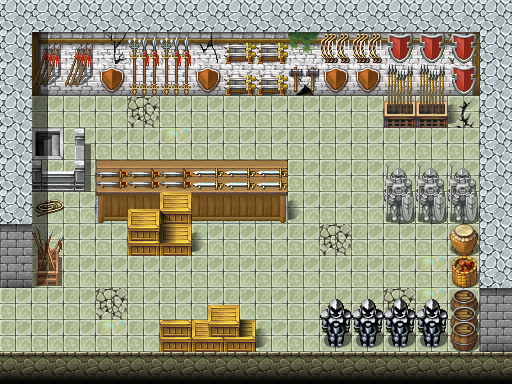

Below is a game level as drawn by its tile map, then a one-line description and the .tmx that defines it (tile-layer data replaced by summaries):
An orthogonal 16x12 tile map with 32x32 px tiles, 4 tile layers (Ground, Objects, Above, Top), 1 hidden layer not drawn, 61 tilesets.

<map version="1.0" tiledversion="1.1.6" orientation="orthogonal" renderorder="right-down" width="16" height="12" tilewidth="32" tileheight="32" infinite="0" nextobjectid="6">
 <properties>
  <property name="colorfilter" value="none" />
 </properties>
 <tileset firstgid="1" name="map_bed_1" tilewidth="32" tileheight="32" tilecount="128" columns="16">
  <image source="../drawable/map_bed_1.png" width="512" height="256" />
 </tileset>
 <tileset firstgid="129" name="map_border_1" tilewidth="32" tileheight="32" tilecount="128" columns="16">
  <image source="../drawable/map_border_1.png" width="512" height="256" />
 </tileset>
 <tileset firstgid="257" name="map_bridge_1" tilewidth="32" tileheight="32" tilecount="128" columns="16">
  <image source="../drawable/map_bridge_1.png" width="512" height="256" />
 </tileset>
 <tileset firstgid="385" name="map_bridge_2" tilewidth="32" tileheight="32" tilecount="128" columns="16">
  <image source="../drawable/map_bridge_2.png" width="512" height="256" />
 </tileset>
 <tileset firstgid="513" name="map_broken_1" tilewidth="32" tileheight="32" tilecount="128" columns="16">
  <image source="../drawable/map_broken_1.png" width="512" height="256" />
 </tileset>
 <tileset firstgid="641" name="map_cavewall_1" tilewidth="32" tileheight="32" tilecount="108" columns="18">
  <image source="../drawable/map_cavewall_1.png" width="576" height="192" />
 </tileset>
 <tileset firstgid="749" name="map_cavewall_2" tilewidth="32" tileheight="32" tilecount="108" columns="18">
  <image source="../drawable/map_cavewall_2.png" width="576" height="192" />
 </tileset>
 <tileset firstgid="857" name="map_cavewall_3" tilewidth="32" tileheight="32" tilecount="108" columns="18">
  <image source="../drawable/map_cavewall_3.png" width="576" height="192" />
 </tileset>
 <tileset firstgid="965" name="map_cavewall_4" tilewidth="32" tileheight="32" tilecount="108" columns="18">
  <image source="../drawable/map_cavewall_4.png" width="576" height="192" />
 </tileset>
 <tileset firstgid="1073" name="map_chair_table_1" tilewidth="32" tileheight="32" tilecount="128" columns="16">
  <image source="../drawable/map_chair_table_1.png" width="512" height="256" />
 </tileset>
 <tileset firstgid="1201" name="map_chair_table_2" tilewidth="32" tileheight="32" tilecount="128" columns="16">
  <image source="../drawable/map_chair_table_2.png" width="512" height="256" />
 </tileset>
 <tileset firstgid="1329" name="map_crate_1" tilewidth="32" tileheight="32" tilecount="128" columns="16">
  <image source="../drawable/map_crate_1.png" width="512" height="256" />
 </tileset>
 <tileset firstgid="1457" name="map_cupboard_1" tilewidth="32" tileheight="32" tilecount="128" columns="16">
  <image source="../drawable/map_cupboard_1.png" width="512" height="256" />
 </tileset>
 <tileset firstgid="1585" name="map_curtain_1" tilewidth="32" tileheight="32" tilecount="128" columns="16">
  <image source="../drawable/map_curtain_1.png" width="512" height="256" />
 </tileset>
 <tileset firstgid="1713" name="map_entrance_1" tilewidth="32" tileheight="32" tilecount="128" columns="16">
  <image source="../drawable/map_entrance_1.png" width="512" height="256" />
 </tileset>
 <tileset firstgid="1841" name="map_entrance_2" tilewidth="32" tileheight="32" tilecount="128" columns="16">
  <image source="../drawable/map_entrance_2.png" width="512" height="256" />
 </tileset>
 <tileset firstgid="1969" name="map_fence_1" tilewidth="32" tileheight="32" tilecount="128" columns="16">
  <image source="../drawable/map_fence_1.png" width="512" height="256" />
 </tileset>
 <tileset firstgid="2097" name="map_fence_2" tilewidth="32" tileheight="32" tilecount="128" columns="16">
  <image source="../drawable/map_fence_2.png" width="512" height="256" />
 </tileset>
 <tileset firstgid="2225" name="map_fence_3" tilewidth="32" tileheight="32" tilecount="128" columns="16">
  <image source="../drawable/map_fence_3.png" width="512" height="256" />
 </tileset>
 <tileset firstgid="2353" name="map_fence_4" tilewidth="32" tileheight="32" tilecount="128" columns="16">
  <image source="../drawable/map_fence_4.png" width="512" height="256" />
 </tileset>
 <tileset firstgid="2481" name="map_ground_1" tilewidth="32" tileheight="32" tilecount="128" columns="16">
  <image source="../drawable/map_ground_1.png" width="512" height="256" />
 </tileset>
 <tileset firstgid="2609" name="map_ground_2" tilewidth="32" tileheight="32" tilecount="128" columns="16">
  <image source="../drawable/map_ground_2.png" width="512" height="256" />
 </tileset>
 <tileset firstgid="2737" name="map_ground_3" tilewidth="32" tileheight="32" tilecount="128" columns="16">
  <image source="../drawable/map_ground_3.png" width="512" height="256" />
 </tileset>
 <tileset firstgid="2865" name="map_ground_4" tilewidth="32" tileheight="32" tilecount="128" columns="16">
  <image source="../drawable/map_ground_4.png" width="512" height="256" />
 </tileset>
 <tileset firstgid="2993" name="map_ground_5" tilewidth="32" tileheight="32" tilecount="128" columns="16">
  <image source="../drawable/map_ground_5.png" width="512" height="256" />
 </tileset>
 <tileset firstgid="3121" name="map_ground_6" tilewidth="32" tileheight="32" tilecount="128" columns="16">
  <image source="../drawable/map_ground_6.png" width="512" height="256" />
 </tileset>
 <tileset firstgid="3249" name="map_ground_7" tilewidth="32" tileheight="32" tilecount="128" columns="16">
  <image source="../drawable/map_ground_7.png" width="512" height="256" />
 </tileset>
 <tileset firstgid="3377" name="map_ground_8" tilewidth="32" tileheight="32" tilecount="128" columns="16">
  <image source="../drawable/map_ground_8.png" width="512" height="256" />
 </tileset>
 <tileset firstgid="3505" name="map_house_1" tilewidth="32" tileheight="32" tilecount="128" columns="16">
  <image source="../drawable/map_house_1.png" width="512" height="256" />
 </tileset>
 <tileset firstgid="3633" name="map_house_2" tilewidth="32" tileheight="32" tilecount="128" columns="16">
  <image source="../drawable/map_house_2.png" width="512" height="256" />
 </tileset>
 <tileset firstgid="3761" name="map_indoor_1" tilewidth="32" tileheight="32" tilecount="128" columns="16">
  <image source="../drawable/map_indoor_1.png" width="512" height="256" />
 </tileset>
 <tileset firstgid="3889" name="map_indoor_2" tilewidth="32" tileheight="32" tilecount="128" columns="16">
  <image source="../drawable/map_indoor_2.png" width="512" height="256" />
 </tileset>
 <tileset firstgid="4017" name="map_kitchen_1" tilewidth="32" tileheight="32" tilecount="128" columns="16">
  <image source="../drawable/map_kitchen_1.png" width="512" height="256" />
 </tileset>
 <tileset firstgid="4145" name="map_outdoor_1" tilewidth="32" tileheight="32" tilecount="128" columns="16">
  <image source="../drawable/map_outdoor_1.png" width="512" height="256" />
 </tileset>
 <tileset firstgid="4273" name="map_pillar_1" tilewidth="32" tileheight="32" tilecount="128" columns="16">
  <image source="../drawable/map_pillar_1.png" width="512" height="256" />
 </tileset>
 <tileset firstgid="4401" name="map_pillar_2" tilewidth="32" tileheight="32" tilecount="128" columns="16">
  <image source="../drawable/map_pillar_2.png" width="512" height="256" />
 </tileset>
 <tileset firstgid="4529" name="map_plant_1" tilewidth="32" tileheight="32" tilecount="128" columns="16">
  <image source="../drawable/map_plant_1.png" width="512" height="256" />
 </tileset>
 <tileset firstgid="4657" name="map_plant_2" tilewidth="32" tileheight="32" tilecount="128" columns="16">
  <image source="../drawable/map_plant_2.png" width="512" height="256" />
 </tileset>
 <tileset firstgid="4785" name="map_rock_1" tilewidth="32" tileheight="32" tilecount="128" columns="16">
  <image source="../drawable/map_rock_1.png" width="512" height="256" />
 </tileset>
 <tileset firstgid="4913" name="map_rock_2" tilewidth="32" tileheight="32" tilecount="128" columns="16">
  <image source="../drawable/map_rock_2.png" width="512" height="256" />
 </tileset>
 <tileset firstgid="5041" name="map_roof_1" tilewidth="32" tileheight="32" tilecount="128" columns="16">
  <image source="../drawable/map_roof_1.png" width="512" height="256" />
 </tileset>
 <tileset firstgid="5169" name="map_roof_2" tilewidth="32" tileheight="32" tilecount="128" columns="16">
  <image source="../drawable/map_roof_2.png" width="512" height="256" />
 </tileset>
 <tileset firstgid="5297" name="map_roof_3" tilewidth="32" tileheight="32" tilecount="128" columns="16">
  <image source="../drawable/map_roof_3.png" width="512" height="256" />
 </tileset>
 <tileset firstgid="5425" name="map_shop_1" tilewidth="32" tileheight="32" tilecount="128" columns="16">
  <image source="../drawable/map_shop_1.png" width="512" height="256" />
 </tileset>
 <tileset firstgid="5553" name="map_sign_ladder_1" tilewidth="32" tileheight="32" tilecount="128" columns="16">
  <image source="../drawable/map_sign_ladder_1.png" width="512" height="256" />
 </tileset>
 <tileset firstgid="5681" name="map_table_1" tilewidth="32" tileheight="32" tilecount="128" columns="16">
  <image source="../drawable/map_table_1.png" width="512" height="256" />
 </tileset>
 <tileset firstgid="5809" name="map_table_2" tilewidth="32" tileheight="32" tilecount="112" columns="14">
  <image source="../drawable/map_table_2.png" width="448" height="256" />
 </tileset>
 <tileset firstgid="5921" name="map_trail_1" tilewidth="32" tileheight="32" tilecount="128" columns="16">
  <image source="../drawable/map_trail_1.png" width="512" height="256" />
 </tileset>
 <tileset firstgid="6049" name="map_transition_1" tilewidth="32" tileheight="32" tilecount="128" columns="16">
  <image source="../drawable/map_transition_1.png" width="512" height="256" />
 </tileset>
 <tileset firstgid="6177" name="map_transition_2" tilewidth="32" tileheight="32" tilecount="128" columns="16">
  <image source="../drawable/map_transition_2.png" width="512" height="256" />
 </tileset>
 <tileset firstgid="6305" name="map_transition_3" tilewidth="32" tileheight="32" tilecount="128" columns="16">
  <image source="../drawable/map_transition_3.png" width="512" height="256" />
 </tileset>
 <tileset firstgid="6433" name="map_transition_4" tilewidth="32" tileheight="32" tilecount="128" columns="16">
  <image source="../drawable/map_transition_4.png" width="512" height="256" />
 </tileset>
 <tileset firstgid="6561" name="map_transition_5" tilewidth="32" tileheight="32" tilecount="128" columns="16">
  <image source="../drawable/map_transition_5.png" width="512" height="256" />
 </tileset>
 <tileset firstgid="6689" name="map_tree_1" tilewidth="32" tileheight="32" tilecount="128" columns="16">
  <image source="../drawable/map_tree_1.png" width="512" height="256" />
 </tileset>
 <tileset firstgid="6817" name="map_tree_2" tilewidth="32" tileheight="32" tilecount="128" columns="16">
  <image source="../drawable/map_tree_2.png" width="512" height="256" />
 </tileset>
 <tileset firstgid="6945" name="map_wall_1" tilewidth="32" tileheight="32" tilecount="128" columns="16">
  <image source="../drawable/map_wall_1.png" width="512" height="256" />
 </tileset>
 <tileset firstgid="7073" name="map_wall_2" tilewidth="32" tileheight="32" tilecount="120" columns="15">
  <image source="../drawable/map_wall_2.png" width="480" height="256" />
 </tileset>
 <tileset firstgid="7193" name="map_wall_3" tilewidth="32" tileheight="32" tilecount="120" columns="15">
  <image source="../drawable/map_wall_3.png" width="480" height="256" />
 </tileset>
 <tileset firstgid="7313" name="map_wall_4" tilewidth="32" tileheight="32" tilecount="120" columns="15">
  <image source="../drawable/map_wall_4.png" width="480" height="256" />
 </tileset>
 <tileset firstgid="7433" name="map_window_1" tilewidth="32" tileheight="32" tilecount="128" columns="16">
  <image source="../drawable/map_window_1.png" width="512" height="256" />
 </tileset>
 <tileset firstgid="7561" name="map_window_2" tilewidth="32" tileheight="32" tilecount="128" columns="16">
  <image source="../drawable/map_window_2.png" width="512" height="256" />
 </tileset>
 <layer name="Ground" width="16" height="12">
  <data>[192 cells, 192 non-empty, 11 distinct tile ids]</data>
 </layer>
 <layer name="Objects" width="16" height="12">
  <data>[192 cells, 76 non-empty, 41 distinct tile ids]</data>
 </layer>
 <layer name="Above" width="16" height="12">
  <data>[192 cells, 29 non-empty, 15 distinct tile ids]</data>
 </layer>
 <layer name="Top" width="16" height="12">
  <data>[192 cells, 1 non-empty, 1 distinct tile ids]</data>
 </layer>
 <layer name="Walkable" width="16" height="12" visible="0">
  <data>[192 cells, 115 non-empty, 1 distinct tile ids]</data>
 </layer>
 <objectgroup name="Mapevents" />
 <objectgroup name="Spawn" />
 <objectgroup name="Keys" />
</map>
